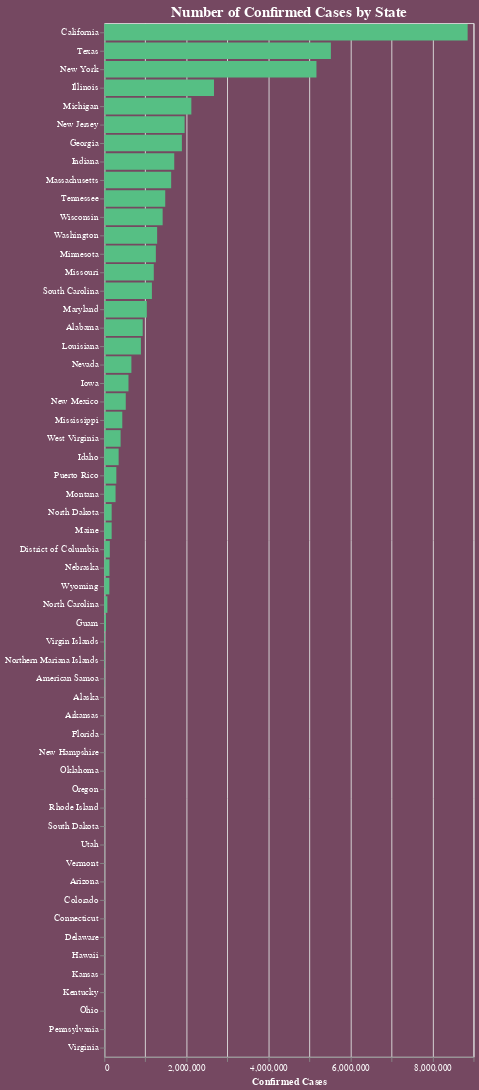

Notebook cell for this chart:
### Code cell
alt.Chart(df).mark_bar(
    color="#56bf84"
).encode(
    alt.Y("state:N", sort='-x', title=None),
    alt.X("confirmed_cases:Q", title="Confirmed Cases")
).properties(
    title="Number of Confirmed Cases by State"
).configure(
    background="#754861", font="Asap", 
).configure_title(fontSize=16, font="Asap", color="white").configure_axis(
    labelColor="white", titleColor="white"
)

### Figure 1 — Vega-Lite specification as saved in the notebook (floating-point values rounded to 4 significant figures)
{"config": {"view": {"continuousWidth": 400, "continuousHeight": 300}, "axis": {"labelColor": "white", "titleColor": "white"}, "background": "#754861", "font": "Asap", "title": {"color": "white", "font": "Asap", "fontSize": 16}}, "data": {"name": "data-55eb03f85b6baf4c2a42a974b23d2796"}, "mark": {"type": "bar", "color": "#56bf84"}, "encoding": {"x": {"type": "quantitative", "field": "confirmed_cases", "title": "Confirmed Cases"}, "y": {"type": "nominal", "field": "state", "sort": "-x", "title": null}}, "title": "Number of Confirmed Cases by State", "$schema": "https://vega.github.io/schema/vega-lite/v4.8.1.json", "datasets": {"data-55eb03f85b6baf4c2a42a974b23d2796": [{"date": "2022-05-04", "state": "Alabama", "fips": 1, "cases": 1301805, "deaths": 19590, "confirmed_cases": 936400.0, "confirmed_deaths": 15050.0, "probable_cases": 365400.0, "probable_deaths": 4543.0}, {"date": "2022-05-04", "state": "Alaska", "fips": 2, "cases": 252847, "deaths": 1213, "confirmed_cases": 0.0, "confirmed_deaths": 1213.0, "probable_cases": 252800.0, "probable_deaths": 0.0}, {"date": "2022-05-04", "state": "American Samoa", "fips": 60, "cases": 5793, "deaths": 26, "confirmed_cases": 5793.0, "confirmed_deaths": 26.0, "probable_cases": 0.0, "probable_deaths": 0.0}, {"date": "2022-05-04", "state": "Arizona", "fips": 4, "cases": 2025435, "deaths": 30189, "confirmed_cases": null, "confirmed_deaths": null, "probable_cases": null, "probable_deaths": null}, {"date": "2022-05-04", "state": "Arkansas", "fips": 5, "cases": 836343, "deaths": 11403, "confirmed_cases": 0.0, "confirmed_deaths": null, "probable_cases": 836300.0, "probable_deaths": null}, {"date": "2022-05-04", "state": "California", "fips": 6, "cases": 9265196, "deaths": 90571, "confirmed_cases": 8857000.0, "confirmed_deaths": 90300.0, "probable_cases": 408200.0, "probable_deaths": 269.0}, {"date": "2022-05-04", "state": "Colorado", "fips": 8, "cases": 1394135, "deaths": 12671, "confirmed_cases": null, "confirmed_deaths": null, "probable_cases": null, "probable_deaths": null}, {"date": "2022-05-04", "state": "Connecticut", "fips": 9, "cases": 763149, "deaths": 10858, "confirmed_cases": null, "confirmed_deaths": null, "probable_cases": null, "probable_deaths": null}, {"date": "2022-05-04", "state": "Delaware", "fips": 10, "cases": 263479, "deaths": 2919, "confirmed_cases": null, "confirmed_deaths": null, "probable_cases": null, "probable_deaths": null}, {"date": "2022-05-04", "state": "District of Columbia", "fips": 11, "cases": 141943, "deaths": 1340, "confirmed_cases": 134600.0, "confirmed_deaths": 1319.0, "probable_cases": 7320.0, "probable_deaths": 21.0}, {"date": "2022-05-04", "state": "Florida", "fips": 12, "cases": 5946185, "deaths": 74008, "confirmed_cases": 0.0, "confirmed_deaths": null, "probable_cases": 5946000.0, "probable_deaths": null}, {"date": "2022-05-04", "state": "Georgia", "fips": 13, "cases": 2452012, "deaths": 36498, "confirmed_cases": 1891000.0, "confirmed_deaths": 30650.0, "probable_cases": 560600.0, "probable_deaths": 5845.0}, {"date": "2022-05-04", "state": "Guam", "fips": 66, "cases": 49251, "deaths": 354, "confirmed_cases": 41530.0, "confirmed_deaths": 354.0, "probable_cases": 7725.0, "probable_deaths": 0.0}, {"date": "2022-05-04", "state": "Hawaii", "fips": 15, "cases": 246110, "deaths": 1425, "confirmed_cases": null, "confirmed_deaths": null, "probable_cases": null, "probable_deaths": null}, {"date": "2022-05-04", "state": "Idaho", "fips": 16, "cases": 446339, "deaths": 4930, "confirmed_cases": 349600.0, "confirmed_deaths": 4014.0, "probable_cases": 96690.0, "probable_deaths": 916.0}, {"date": "2022-05-04", "state": "Illinois", "fips": 17, "cases": 3163121, "deaths": 37934, "confirmed_cases": 2674000.0, "confirmed_deaths": 33680.0, "probable_cases": 489100.0, "probable_deaths": 4254.0}, {"date": "2022-05-04", "state": "Indiana", "fips": 18, "cases": 1705394, "deaths": 23591, "confirmed_cases": 1705000.0, "confirmed_deaths": 22650.0, "probable_cases": 0.0, "probable_deaths": 941.0}, {"date": "2022-05-04", "state": "Iowa", "fips": 19, "cases": 765186, "deaths": 9529, "confirmed_cases": 589600.0, "confirmed_deaths": null, "probable_cases": 175600.0, "probable_deaths": null}, {"date": "2022-05-04", "state": "Kansas", "fips": 20, "cases": 776919, "deaths": 8635, "confirmed_cases": null, "confirmed_deaths": null, "probable_cases": null, "probable_deaths": null}, {"date": "2022-05-04", "state": "Kentucky", "fips": 21, "cases": 1339678, "deaths": 15571, "confirmed_cases": null, "confirmed_deaths": null, "probable_cases": null, "probable_deaths": null}, {"date": "2022-05-04", "state": "Louisiana", "fips": 22, "cases": 1239469, "deaths": 17270, "confirmed_cases": 892700.0, "confirmed_deaths": 14690.0, "probable_cases": 346700.0, "probable_deaths": 2577.0}, {"date": "2022-05-04", "state": "Maine", "fips": 23, "cases": 248099, "deaths": 2296, "confirmed_cases": 179700.0, "confirmed_deaths": 2296.0, "probable_cases": 68380.0, "probable_deaths": 0.0}, {"date": "2022-05-04", "state": "Maryland", "fips": 24, "cases": 1036603, "deaths": 14480, "confirmed_cases": 1036000.0, "confirmed_deaths": 14220.0, "probable_cases": 265.0, "probable_deaths": 265.0}, {"date": "2022-05-04", "state": "Massachusetts", "fips": 25, "cases": 1770301, "deaths": 20303, "confirmed_cases": 1630000.0, "confirmed_deaths": 19170.0, "probable_cases": 140400.0, "probable_deaths": 1135.0}, {"date": "2022-05-04", "state": "Michigan", "fips": 26, "cases": 2438988, "deaths": 36023, "confirmed_cases": 2122000.0, "confirmed_deaths": 33160.0, "probable_cases": 317000.0, "probable_deaths": 2862.0}, {"date": "2022-05-04", "state": "Minnesota", "fips": 27, "cases": 1459625, "deaths": 12795, "confirmed_cases": 1257000.0, "confirmed_deaths": null, "probable_cases": 202800.0, "probable_deaths": null}, {"date": "2022-05-04", "state": "Mississippi", "fips": 28, "cases": 798283, "deaths": 12450, "confirmed_cases": 438500.0, "confirmed_deaths": 8201.0, "probable_cases": 359800.0, "probable_deaths": 4249.0}, {"date": "2022-05-04", "state": "Missouri", "fips": 29, "cases": 1436092, "deaths": 20226, "confirmed_cases": 1207000.0, "confirmed_deaths": 17130.0, "probable_cases": 229500.0, "probable_deaths": 3095.0}, {"date": "2022-05-04", "state": "Montana", "fips": 30, "cases": 274627, "deaths": 3375, "confirmed_cases": 274600.0, "confirmed_deaths": 3375.0, "probable_cases": 0.0, "probable_deaths": 0.0}, {"date": "2022-05-04", "state": "Nebraska", "fips": 31, "cases": 480586, "deaths": 4215, "confirmed_cases": 126000.0, "confirmed_deaths": 837.0, "probable_cases": 354600.0, "probable_deaths": 3378.0}, {"date": "2022-05-04", "state": "Nevada", "fips": 32, "cases": 720739, "deaths": 10780, "confirmed_cases": 660700.0, "confirmed_deaths": 10780.0, "probable_cases": 60050.0, "probable_deaths": 0.0}, {"date": "2022-05-04", "state": "New Hampshire", "fips": 33, "cases": 312161, "deaths": 2487, "confirmed_cases": 0.0, "confirmed_deaths": null, "probable_cases": 312200.0, "probable_deaths": null}, {"date": "2022-05-04", "state": "New Jersey", "fips": 34, "cases": 2273050, "deaths": 33467, "confirmed_cases": 1958000.0, "confirmed_deaths": 30420.0, "probable_cases": 315100.0, "probable_deaths": 3046.0}, {"date": "2022-05-04", "state": "New Mexico", "fips": 35, "cases": 523268, "deaths": 7538, "confirmed_cases": 523300.0, "confirmed_deaths": 7538.0, "probable_cases": 0.0, "probable_deaths": 0.0}, {"date": "2022-05-04", "state": "New York", "fips": 36, "cases": 5180822, "deaths": 67745, "confirmed_cases": 5172000.0, "confirmed_deaths": 62230.0, "probable_cases": 8900.0, "probable_deaths": 5512.0}, {"date": "2022-05-04", "state": "North Carolina", "fips": 37, "cases": 2675130, "deaths": 24587, "confirmed_cases": 75560.0, "confirmed_deaths": 299.0, "probable_cases": 2600000.0, "probable_deaths": 24290.0}, {"date": "2022-05-04", "state": "North Dakota", "fips": 38, "cases": 241385, "deaths": 2315, "confirmed_cases": 179800.0, "confirmed_deaths": null, "probable_cases": 61590.0, "probable_deaths": null}, {"date": "2022-05-04", "state": "Northern Mariana Islands", "fips": 69, "cases": 11263, "deaths": 34, "confirmed_cases": 11260.0, "confirmed_deaths": 34.0, "probable_cases": 0.0, "probable_deaths": 0.0}, {"date": "2022-05-04", "state": "Ohio", "fips": 39, "cases": 2697058, "deaths": 38428, "confirmed_cases": null, "confirmed_deaths": null, "probable_cases": null, "probable_deaths": null}, {"date": "2022-05-04", "state": "Oklahoma", "fips": 40, "cases": 1041397, "deaths": 14271, "confirmed_cases": 0.0, "confirmed_deaths": null, "probable_cases": 1041000.0, "probable_deaths": null}, {"date": "2022-05-04", "state": "Oregon", "fips": 41, "cases": 726612, "deaths": 7519, "confirmed_cases": 0.0, "confirmed_deaths": null, "probable_cases": 726600.0, "probable_deaths": null}, {"date": "2022-05-04", "state": "Pennsylvania", "fips": 42, "cases": 2827882, "deaths": 44733, "confirmed_cases": null, "confirmed_deaths": null, "probable_cases": null, "probable_deaths": null}, {"date": "2022-05-04", "state": "Puerto Rico", "fips": 72, "cases": 583847, "deaths": 4217, "confirmed_cases": 293400.0, "confirmed_deaths": 0.0, "probable_cases": 290400.0, "probable_deaths": 4217.0}, {"date": "2022-05-04", "state": "Rhode Island", "fips": 44, "cases": 374181, "deaths": 3541, "confirmed_cases": 0.0, "confirmed_deaths": null, "probable_cases": 374200.0, "probable_deaths": null}, {"date": "2022-05-04", "state": "South Carolina", "fips": 45, "cases": 1477345, "deaths": 17847, "confirmed_cases": 1161000.0, "confirmed_deaths": 15210.0, "probable_cases": 316600.0, "probable_deaths": 2638.0}, {"date": "2022-05-04", "state": "South Dakota", "fips": 46, "cases": 238185, "deaths": 2915, "confirmed_cases": 0.0, "confirmed_deaths": null, "probable_cases": 238200.0, "probable_deaths": null}, {"date": "2022-05-04", "state": "Tennessee", "fips": 47, "cases": 1983580, "deaths": 25922, "confirmed_cases": 1485000.0, "confirmed_deaths": 4031.0, "probable_cases": 498100.0, "probable_deaths": 21890.0}, {"date": "2022-05-04", "state": "Texas", "fips": 48, "cases": 6761264, "deaths": 88334, "confirmed_cases": 5524000.0, "confirmed_deaths": 31410.0, "probable_cases": 1238000.0, "probable_deaths": 56930.0}, {"date": "2022-05-04", "state": "Utah", "fips": 49, "cases": 932480, "deaths": 4747, "confirmed_cases": 0.0, "confirmed_deaths": 4520.0, "probable_cases": 932500.0, "probable_deaths": 227.0}, {"date": "2022-05-04", "state": "Vermont", "fips": 50, "cases": 125347, "deaths": 639, "confirmed_cases": 0.0, "confirmed_deaths": null, "probable_cases": 125300.0, "probable_deaths": null}, {"date": "2022-05-04", "state": "Virginia", "fips": 51, "cases": 1710272, "deaths": 20256, "confirmed_cases": null, "confirmed_deaths": null, "probable_cases": null, "probable_deaths": null}, {"date": "2022-05-04", "state": "Virgin Islands", "fips": 78, "cases": 16481, "deaths": 111, "confirmed_cases": 16480.0, "confirmed_deaths": 111.0, "probable_cases": 0.0, "probable_deaths": 0.0}, {"date": "2022-05-04", "state": "Washington", "fips": 53, "cases": 1510642, "deaths": 12759, "confirmed_cases": 1288000.0, "confirmed_deaths": 3305.0, "probable_cases": 222700.0, "probable_deaths": 9454.0}, {"date": "2022-05-04", "state": "West Virginia", "fips": 54, "cases": 502192, "deaths": 6872, "confirmed_cases": 397900.0, "confirmed_deaths": null, "probable_cases": 104300.0, "probable_deaths": null}, {"date": "2022-05-04", "state": "Wisconsin", "fips": 55, "cases": 1618029, "deaths": 14442, "confirmed_cases": 1422000.0, "confirmed_deaths": 12900.0, "probable_cases": 195700.0, "probable_deaths": 1540.0}, {"date": "2022-05-04", "state": "Wyoming", "fips": 56, "cases": 156745, "deaths": 1814, "confirmed_cases": 123700.0, "confirmed_deaths": null, "probable_cases": 33080.0, "probable_deaths": null}]}}
